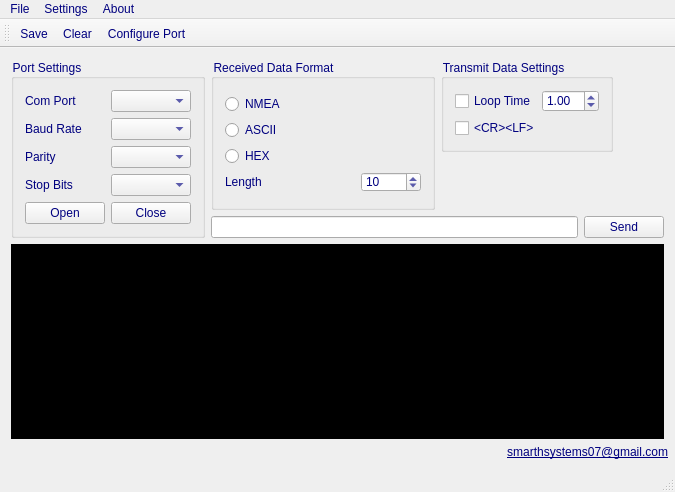
<?xml version="1.0" encoding="UTF-8"?>
<ui version="4.0">
 <class>MainWindow</class>
 <widget class="QMainWindow" name="MainWindow">
  <property name="geometry">
   <rect>
    <x>0</x>
    <y>0</y>
    <width>675</width>
    <height>492</height>
   </rect>
  </property>
  <property name="sizePolicy">
   <sizepolicy hsizetype="Preferred" vsizetype="Preferred">
    <horstretch>0</horstretch>
    <verstretch>0</verstretch>
   </sizepolicy>
  </property>
  <property name="minimumSize">
   <size>
    <width>657</width>
    <height>492</height>
   </size>
  </property>
  <property name="maximumSize">
   <size>
    <width>16777215</width>
    <height>16777215</height>
   </size>
  </property>
  <property name="windowTitle">
   <string>RComm Monitor</string>
  </property>
  <property name="windowIcon">
   <iconset resource="resources.qrc">
    <normaloff>:/icons/images/logger.png</normaloff>:/icons/images/logger.png</iconset>
  </property>
  <property name="styleSheet">
   <string notr="true">color: rgb(0, 0, 127);</string>
  </property>
  <widget class="QWidget" name="centralWidget">
   <layout class="QVBoxLayout" name="verticalLayout_9">
    <item>
     <layout class="QVBoxLayout" name="verticalLayout_8">
      <item>
       <layout class="QHBoxLayout" name="horizontalLayout_13">
        <item>
         <widget class="QGroupBox" name="groupBox">
          <property name="title">
           <string>Port Settings</string>
          </property>
          <layout class="QHBoxLayout" name="horizontalLayout_7">
           <item>
            <layout class="QVBoxLayout" name="verticalLayout_3">
             <item>
              <layout class="QVBoxLayout" name="verticalLayout">
               <item>
                <layout class="QHBoxLayout" name="horizontalLayout">
                 <item>
                  <widget class="QLabel" name="label">
                   <property name="styleSheet">
                    <string notr="true">font: 10pt &quot;MS Shell Dlg 2&quot;;</string>
                   </property>
                   <property name="text">
                    <string>Com Port</string>
                   </property>
                  </widget>
                 </item>
                 <item>
                  <widget class="QComboBox" name="comboBox_port"/>
                 </item>
                </layout>
               </item>
               <item>
                <layout class="QHBoxLayout" name="horizontalLayout_2">
                 <item>
                  <widget class="QLabel" name="label_2">
                   <property name="styleSheet">
                    <string notr="true">font: 10pt &quot;MS Shell Dlg 2&quot;;</string>
                   </property>
                   <property name="text">
                    <string>Baud Rate</string>
                   </property>
                  </widget>
                 </item>
                 <item>
                  <widget class="QComboBox" name="comboBox_baud"/>
                 </item>
                </layout>
               </item>
               <item>
                <layout class="QHBoxLayout" name="horizontalLayout_3">
                 <item>
                  <widget class="QLabel" name="label_3">
                   <property name="styleSheet">
                    <string notr="true">font: 10pt &quot;MS Shell Dlg 2&quot;;</string>
                   </property>
                   <property name="text">
                    <string>Parity   </string>
                   </property>
                  </widget>
                 </item>
                 <item>
                  <widget class="QComboBox" name="comboBox_parity"/>
                 </item>
                </layout>
               </item>
               <item>
                <layout class="QHBoxLayout" name="horizontalLayout_4">
                 <item>
                  <widget class="QLabel" name="label_4">
                   <property name="styleSheet">
                    <string notr="true">font: 10pt &quot;MS Shell Dlg 2&quot;;</string>
                   </property>
                   <property name="text">
                    <string>Stop Bits</string>
                   </property>
                  </widget>
                 </item>
                 <item>
                  <widget class="QComboBox" name="comboBox_stopbits"/>
                 </item>
                </layout>
               </item>
              </layout>
             </item>
             <item>
              <layout class="QHBoxLayout" name="horizontalLayout_6">
               <item>
                <widget class="QPushButton" name="pushButton_openport">
                 <property name="text">
                  <string>Open</string>
                 </property>
                </widget>
               </item>
               <item>
                <widget class="QPushButton" name="pushButton_closeport">
                 <property name="text">
                  <string>Close</string>
                 </property>
                </widget>
               </item>
              </layout>
             </item>
            </layout>
           </item>
          </layout>
         </widget>
        </item>
        <item>
         <layout class="QVBoxLayout" name="verticalLayout_7">
          <item>
           <layout class="QHBoxLayout" name="horizontalLayout_12">
            <item>
             <widget class="QGroupBox" name="groupBox_2">
              <property name="maximumSize">
               <size>
                <width>350</width>
                <height>200</height>
               </size>
              </property>
              <property name="title">
               <string>Received Data Format</string>
              </property>
              <layout class="QVBoxLayout" name="verticalLayout_4">
               <item>
                <layout class="QVBoxLayout" name="verticalLayout_2">
                 <item>
                  <widget class="QRadioButton" name="radioButton_NMEA">
                   <property name="styleSheet">
                    <string notr="true">font: 10pt &quot;MS Shell Dlg 2&quot;;</string>
                   </property>
                   <property name="text">
                    <string>NMEA</string>
                   </property>
                  </widget>
                 </item>
                 <item>
                  <widget class="QRadioButton" name="radioButton_ASCII">
                   <property name="styleSheet">
                    <string notr="true">font: 10pt &quot;MS Shell Dlg 2&quot;;</string>
                   </property>
                   <property name="text">
                    <string>ASCII</string>
                   </property>
                  </widget>
                 </item>
                 <item>
                  <widget class="QRadioButton" name="radioButton_Hex">
                   <property name="styleSheet">
                    <string notr="true">font: 10pt &quot;MS Shell Dlg 2&quot;;</string>
                   </property>
                   <property name="text">
                    <string>HEX</string>
                   </property>
                  </widget>
                 </item>
                 <item>
                  <layout class="QHBoxLayout" name="horizontalLayout_5">
                   <item>
                    <widget class="QLabel" name="label_5">
                     <property name="styleSheet">
                      <string notr="true">font: 10pt &quot;MS Shell Dlg 2&quot;;</string>
                     </property>
                     <property name="text">
                      <string>Length</string>
                     </property>
                     <property name="alignment">
                      <set>Qt::AlignJustify|Qt::AlignVCenter</set>
                     </property>
                    </widget>
                   </item>
                   <item>
                    <widget class="QSpinBox" name="spinBox_len">
                     <property name="sizePolicy">
                      <sizepolicy hsizetype="Ignored" vsizetype="Ignored">
                       <horstretch>0</horstretch>
                       <verstretch>0</verstretch>
                      </sizepolicy>
                     </property>
                     <property name="minimumSize">
                      <size>
                       <width>60</width>
                       <height>20</height>
                      </size>
                     </property>
                     <property name="maximumSize">
                      <size>
                       <width>60</width>
                       <height>20</height>
                      </size>
                     </property>
                     <property name="prefix">
                      <string/>
                     </property>
                     <property name="minimum">
                      <number>1</number>
                     </property>
                     <property name="value">
                      <number>10</number>
                     </property>
                    </widget>
                   </item>
                  </layout>
                 </item>
                </layout>
               </item>
              </layout>
             </widget>
            </item>
            <item>
             <layout class="QVBoxLayout" name="verticalLayout_6">
              <item>
               <layout class="QHBoxLayout" name="horizontalLayout_11">
                <item>
                 <widget class="QGroupBox" name="groupBox_3">
                  <property name="maximumSize">
                   <size>
                    <width>200</width>
                    <height>150</height>
                   </size>
                  </property>
                  <property name="title">
                   <string>Transmit Data Settings</string>
                  </property>
                  <layout class="QHBoxLayout" name="horizontalLayout_10">
                   <item>
                    <layout class="QVBoxLayout" name="verticalLayout_5">
                     <item>
                      <layout class="QHBoxLayout" name="horizontalLayout_8">
                       <item>
                        <widget class="QCheckBox" name="checkBox_Looptime">
                         <property name="styleSheet">
                          <string notr="true">font: 10pt &quot;MS Shell Dlg 2&quot;;</string>
                         </property>
                         <property name="text">
                          <string>Loop Time</string>
                         </property>
                        </widget>
                       </item>
                       <item>
                        <widget class="QDoubleSpinBox" name="doubleSpinBox_looptime">
                         <property name="minimum">
                          <double>0.010000000000000</double>
                         </property>
                         <property name="value">
                          <double>1.000000000000000</double>
                         </property>
                        </widget>
                       </item>
                      </layout>
                     </item>
                     <item>
                      <widget class="QCheckBox" name="checkBox_CR">
                       <property name="styleSheet">
                        <string notr="true">font: 10pt &quot;MS Shell Dlg 2&quot;;</string>
                       </property>
                       <property name="text">
                        <string>&lt;CR&gt;&lt;LF&gt;</string>
                       </property>
                      </widget>
                     </item>
                    </layout>
                   </item>
                  </layout>
                 </widget>
                </item>
                <item>
                 <widget class="QLabel" name="label_7">
                  <property name="text">
                   <string/>
                  </property>
                 </widget>
                </item>
               </layout>
              </item>
              <item>
               <widget class="QLabel" name="label_port_status">
                <property name="styleSheet">
                 <string notr="true">font: 10pt &quot;MS Shell Dlg 2&quot;;</string>
                </property>
                <property name="text">
                 <string/>
                </property>
               </widget>
              </item>
             </layout>
            </item>
           </layout>
          </item>
          <item>
           <layout class="QHBoxLayout" name="horizontalLayout_9">
            <item>
             <widget class="QLineEdit" name="lineEdit_txdata"/>
            </item>
            <item>
             <widget class="QPushButton" name="pushButton_send">
              <property name="text">
               <string>Send</string>
              </property>
             </widget>
            </item>
           </layout>
          </item>
         </layout>
        </item>
       </layout>
      </item>
      <item>
       <widget class="QTextBrowser" name="textBrowser">
        <property name="styleSheet">
         <string notr="true">color: rgb(0, 255, 0);
selection-color: rgb(0, 0, 127);
background-color: rgb(0, 0, 0);
selection-background-color: rgb(255, 255, 255);
font: 10pt &quot;MS Shell Dlg 2&quot;;</string>
        </property>
       </widget>
      </item>
     </layout>
    </item>
    <item>
     <widget class="QLabel" name="label_8">
      <property name="minimumSize">
       <size>
        <width>657</width>
        <height>0</height>
       </size>
      </property>
      <property name="layoutDirection">
       <enum>Qt::LeftToRight</enum>
      </property>
      <property name="styleSheet">
       <string notr="true">font: 10pt &quot;MS Shell Dlg 2&quot;;
text-decoration: underline;
color: rgb(0, 0, 127);</string>
      </property>
      <property name="text">
       <string>smarthsystems07@gmail.com</string>
      </property>
      <property name="alignment">
       <set>Qt::AlignRight|Qt::AlignTrailing|Qt::AlignVCenter</set>
      </property>
     </widget>
    </item>
   </layout>
  </widget>
  <widget class="QMenuBar" name="menuBar">
   <property name="geometry">
    <rect>
     <x>0</x>
     <y>0</y>
     <width>675</width>
     <height>21</height>
    </rect>
   </property>
   <widget class="QMenu" name="menuFile">
    <property name="title">
     <string>File</string>
    </property>
    <addaction name="actionSave"/>
    <addaction name="actionClose"/>
   </widget>
   <widget class="QMenu" name="menuSettings">
    <property name="title">
     <string>Settings</string>
    </property>
    <addaction name="actionClear"/>
    <addaction name="actionConfigure_Port"/>
   </widget>
   <widget class="QMenu" name="menuAbout">
    <property name="title">
     <string>About</string>
    </property>
    <addaction name="actionAbout"/>
   </widget>
   <addaction name="menuFile"/>
   <addaction name="menuSettings"/>
   <addaction name="menuAbout"/>
  </widget>
  <widget class="QToolBar" name="mainToolBar">
   <property name="sizePolicy">
    <sizepolicy hsizetype="Fixed" vsizetype="Preferred">
     <horstretch>0</horstretch>
     <verstretch>0</verstretch>
    </sizepolicy>
   </property>
   <attribute name="toolBarArea">
    <enum>TopToolBarArea</enum>
   </attribute>
   <attribute name="toolBarBreak">
    <bool>false</bool>
   </attribute>
   <addaction name="actionSave"/>
   <addaction name="actionClear"/>
   <addaction name="actionConfigure_Port"/>
  </widget>
  <widget class="QStatusBar" name="statusBar"/>
  <action name="actionSave">
   <property name="icon">
    <iconset resource="resources.qrc">
     <normaloff>:/icons/images/save.png</normaloff>:/icons/images/save.png</iconset>
   </property>
   <property name="text">
    <string>Save</string>
   </property>
   <property name="shortcut">
    <string>Ctrl+S</string>
   </property>
  </action>
  <action name="actionClose">
   <property name="icon">
    <iconset resource="resources.qrc">
     <normaloff>:/icons/images/application-exit.png</normaloff>:/icons/images/application-exit.png</iconset>
   </property>
   <property name="text">
    <string>Close</string>
   </property>
   <property name="shortcut">
    <string>Alt+X</string>
   </property>
  </action>
  <action name="actionClear">
   <property name="icon">
    <iconset resource="resources.qrc">
     <normaloff>:/icons/images/clear.png</normaloff>:/icons/images/clear.png</iconset>
   </property>
   <property name="text">
    <string>Clear</string>
   </property>
   <property name="shortcut">
    <string>Ctrl+X</string>
   </property>
  </action>
  <action name="actionConfigure_Port">
   <property name="icon">
    <iconset resource="resources.qrc">
     <normaloff>:/icons/images/disconnect.png</normaloff>:/icons/images/disconnect.png</iconset>
   </property>
   <property name="text">
    <string>Configure Port</string>
   </property>
   <property name="shortcut">
    <string>Alt+C</string>
   </property>
  </action>
  <action name="actionAbout">
   <property name="text">
    <string>About</string>
   </property>
  </action>
 </widget>
 <layoutdefault spacing="6" margin="11"/>
 <resources>
  <include location="resources.qrc"/>
 </resources>
 <connections/>
</ui>
